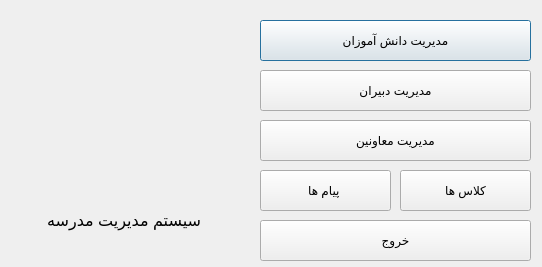
<?xml version="1.0" encoding="UTF-8"?>
<ui version="4.0">
 <class>Dialog</class>
 <widget class="QDialog" name="Dialog">
  <property name="geometry">
   <rect>
    <x>0</x>
    <y>0</y>
    <width>542</width>
    <height>267</height>
   </rect>
  </property>
  <property name="windowTitle">
   <string>Dialog</string>
  </property>
  <widget class="QPushButton" name="Student">
   <property name="geometry">
    <rect>
     <x>260</x>
     <y>20</y>
     <width>271</width>
     <height>41</height>
    </rect>
   </property>
   <property name="text">
    <string>مدیریت دانش آموزان</string>
   </property>
  </widget>
  <widget class="QPushButton" name="Teachers">
   <property name="geometry">
    <rect>
     <x>260</x>
     <y>70</y>
     <width>271</width>
     <height>41</height>
    </rect>
   </property>
   <property name="text">
    <string>مدیریت دبیران</string>
   </property>
  </widget>
  <widget class="QPushButton" name="Deputy">
   <property name="geometry">
    <rect>
     <x>260</x>
     <y>120</y>
     <width>271</width>
     <height>41</height>
    </rect>
   </property>
   <property name="text">
    <string>مدیریت معاونین</string>
   </property>
  </widget>
  <widget class="QPushButton" name="classification">
   <property name="geometry">
    <rect>
     <x>400</x>
     <y>170</y>
     <width>131</width>
     <height>41</height>
    </rect>
   </property>
   <property name="text">
    <string>کلاس ها</string>
   </property>
  </widget>
  <widget class="QPushButton" name="mess">
   <property name="geometry">
    <rect>
     <x>260</x>
     <y>170</y>
     <width>131</width>
     <height>41</height>
    </rect>
   </property>
   <property name="text">
    <string>پیام ها </string>
   </property>
  </widget>
  <widget class="QPushButton" name="exit">
   <property name="geometry">
    <rect>
     <x>260</x>
     <y>220</y>
     <width>271</width>
     <height>41</height>
    </rect>
   </property>
   <property name="text">
    <string>خروج</string>
   </property>
  </widget>
  <widget class="QLabel" name="label">
   <property name="geometry">
    <rect>
     <x>30</x>
     <y>190</y>
     <width>171</width>
     <height>61</height>
    </rect>
   </property>
   <property name="font">
    <font>
     <pointsize>12</pointsize>
    </font>
   </property>
   <property name="text">
    <string>سیستم مدیریت مدرسه</string>
   </property>
  </widget>
  <widget class="QLabel" name="label_2">
   <property name="geometry">
    <rect>
     <x>30</x>
     <y>-10</y>
     <width>201</width>
     <height>231</height>
    </rect>
   </property>
   <property name="text">
    <string/>
   </property>
   <property name="pixmap">
    <pixmap>sms.jpg</pixmap>
   </property>
  </widget>
 </widget>
 <resources/>
 <connections/>
</ui>
